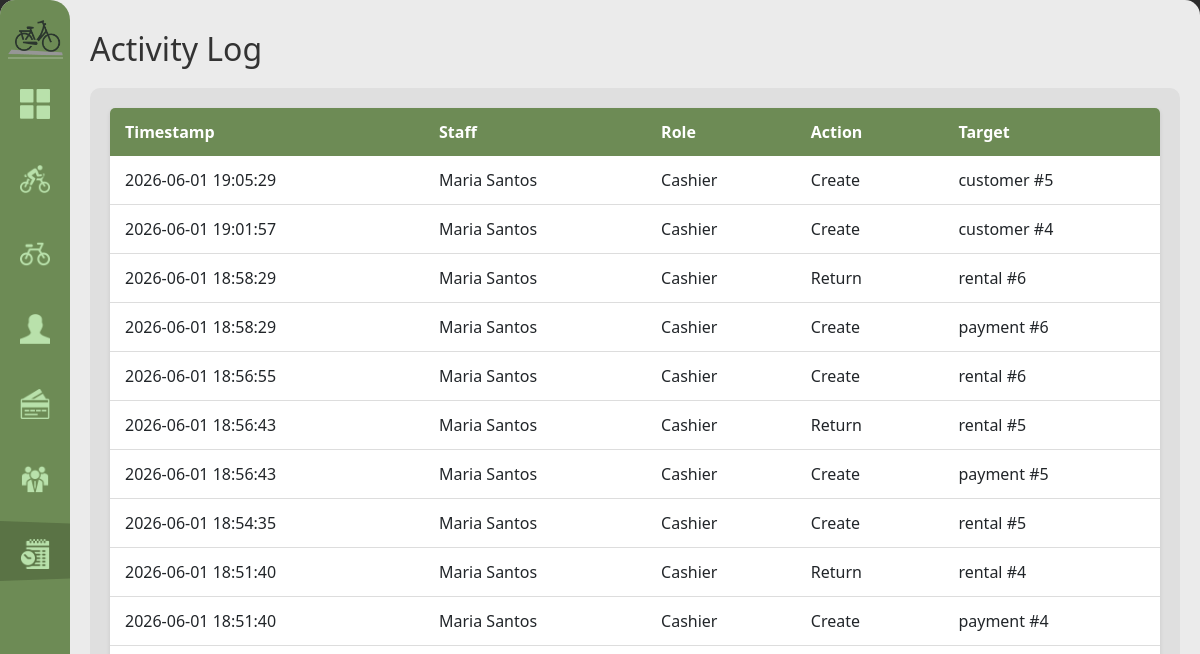
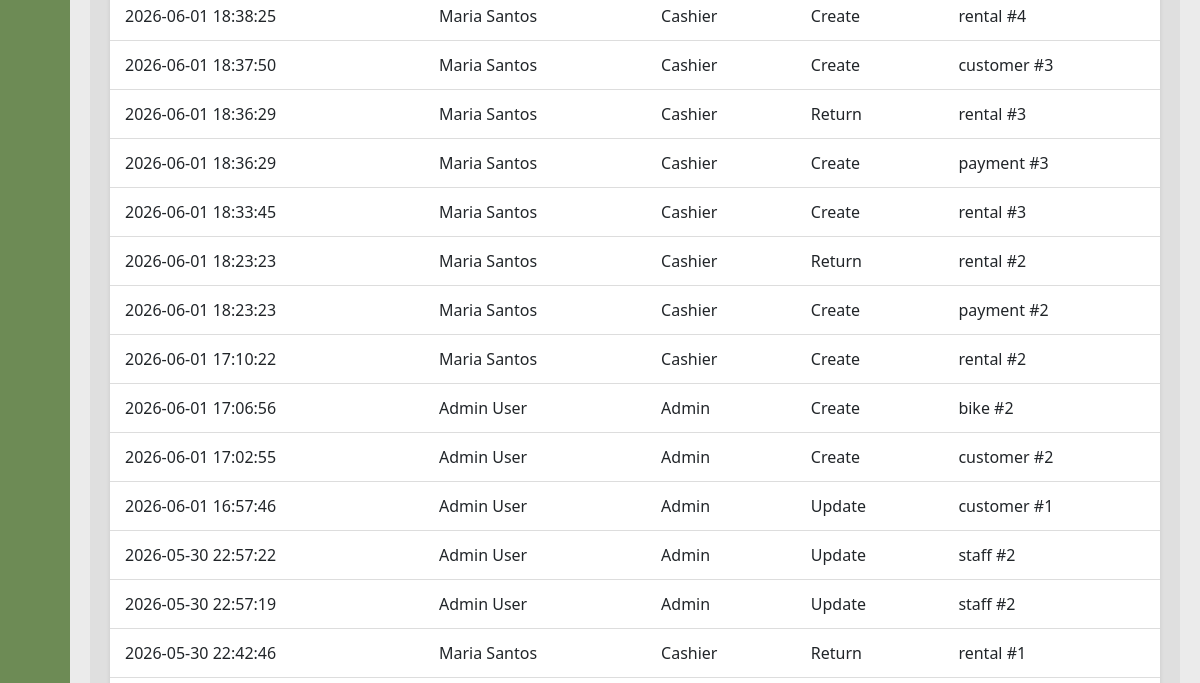
Before: /activity-log (signed in, upper part) with the older database file (2 pictures, top to bottom).
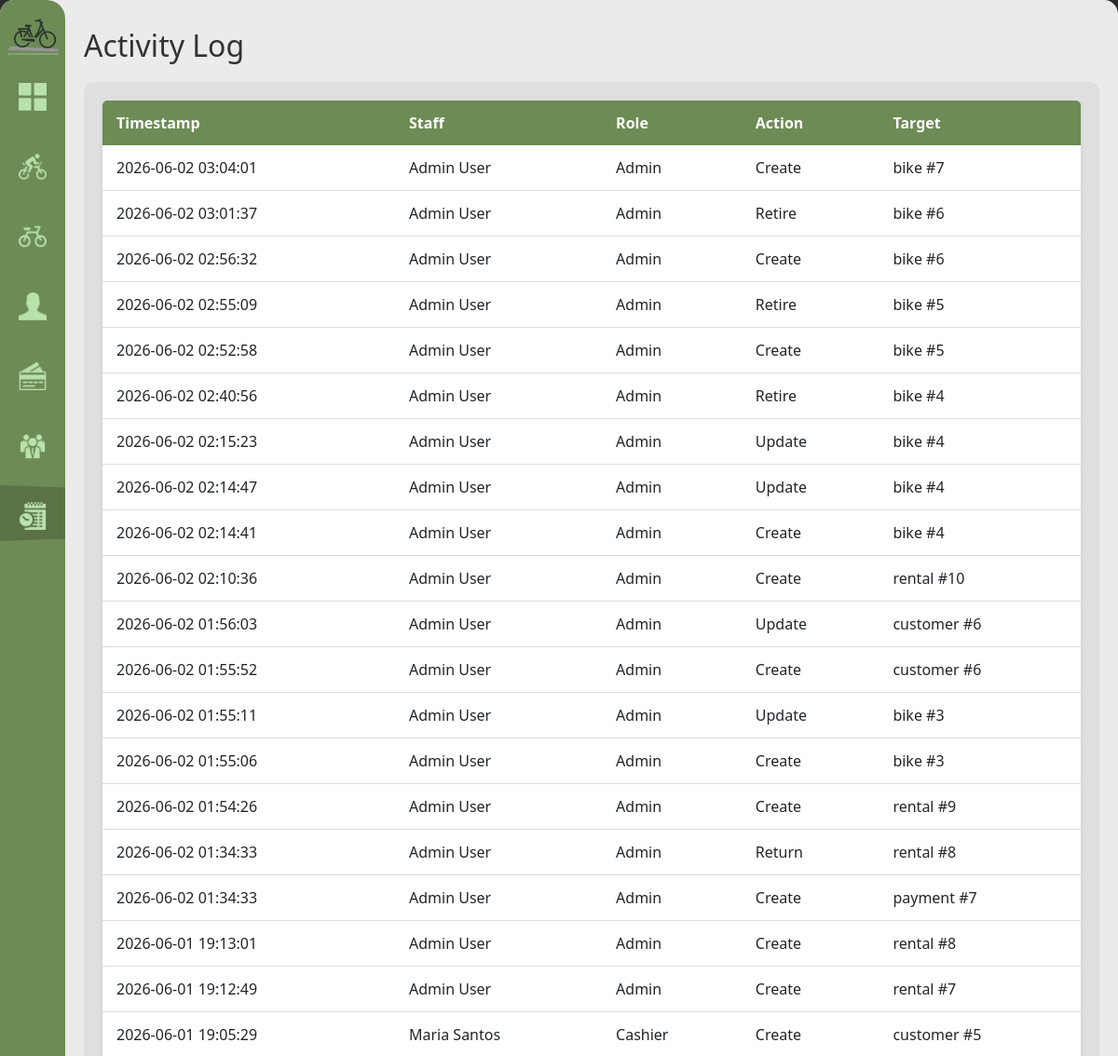
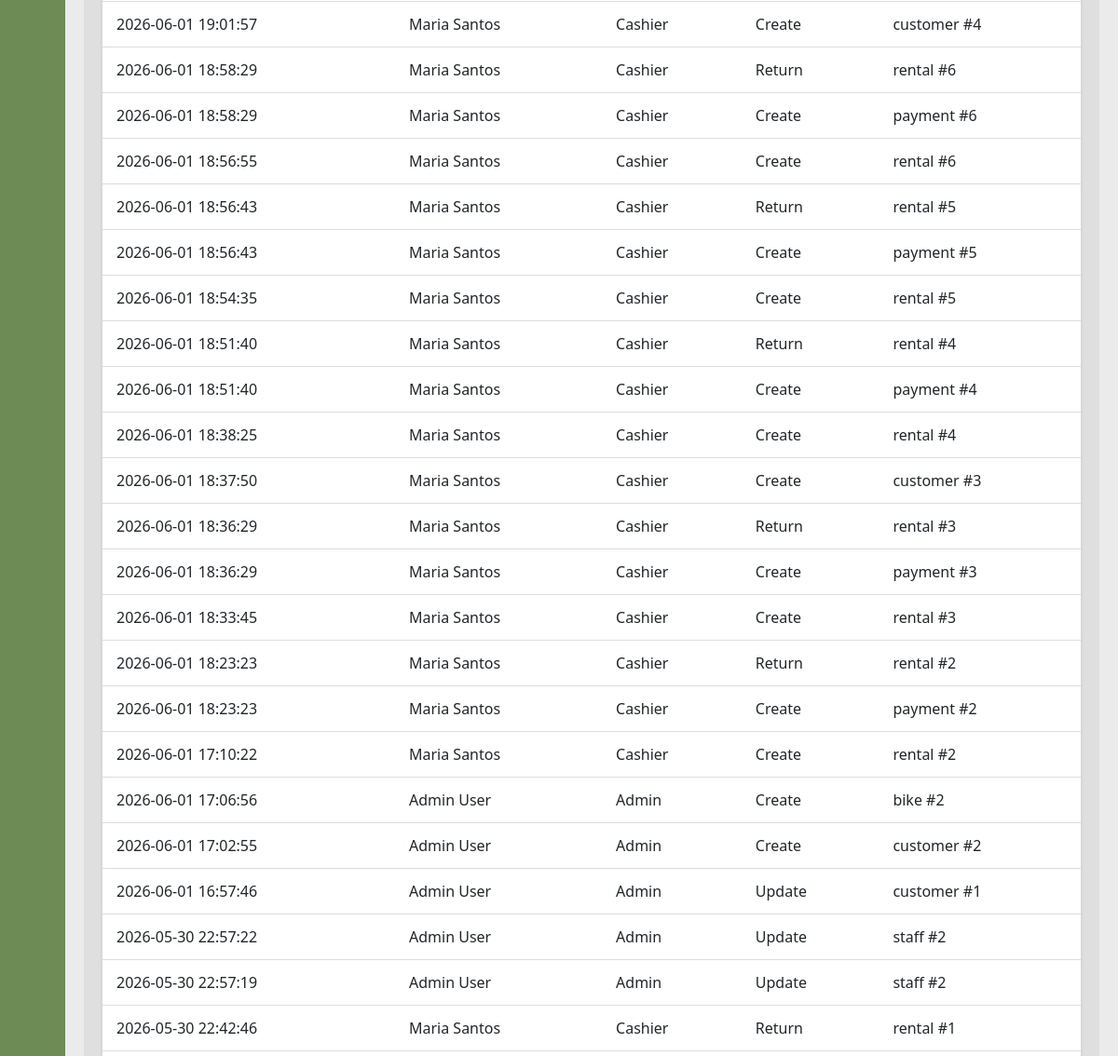
After: the same page with the newer database file (2 pictures, top to bottom).
### tables this page shows
CREATE TABLE activity_log (
            log_id INTEGER PRIMARY KEY AUTOINCREMENT,
            staff_id INTEGER NOT NULL REFERENCES staff(staff_id) ON UPDATE CASCADE ON DELETE RESTRICT,
            timestamp DATETIME NOT NULL DEFAULT(datetime('now','localtime')),
            action TEXT NOT NULL, target_table TEXT, target_id INTEGER
        );

CREATE TABLE staff (
            staff_id INTEGER PRIMARY KEY AUTOINCREMENT,
            username TEXT NOT NULL UNIQUE,
            password_hash TEXT NOT NULL,
            first_name TEXT NOT NULL, last_name TEXT NOT NULL,
            role TEXT NOT NULL CHECK(role IN('admin','cashier')),
            contact_number TEXT NOT NULL,
            status TEXT NOT NULL DEFAULT 'active' CHECK(status IN('active','inactive')),
            created_at DATETIME NOT NULL DEFAULT(datetime('now','localtime'))
        );

### handlers/activity_routes.py (the view)
@activity_bp.route('/activity-log')
@role_required('admin')
def activity_log():
    logs = database.get().get_activity_log()
    return render_template('activity_log.html', logs=logs)

### app.py (called while the page is built)
def get_sidebar_state():
    return request.cookies.get('sidebarState') == 'expanded'

@app.context_processor
def inject_sidebar_state():
    return dict(sidebar_expanded=get_sidebar_state())

@app.context_processor
def inject_current_staff():
    staff = current_staff()
    return dict(current_staff=staff, is_admin=staff and staff.get("role") == "admin")

### modules/auth.py (called while the page is built)
def role_required(*roles):
    def decorator(view):
        @wraps(view)
        def wrapped(*args, **kwargs):
            if not session.get("staff_id"):
                return redirect(url_for("login"))
            if roles and session.get("role") not in roles:
                return redirect(url_for("home"))
            return view(*args, **kwargs)
        return wrapped
    return decorator

def current_staff():
    if not session.get("staff_id"):
        return None
    return {
        "staff_id": session.get("staff_id"),
        "username": session.get("username"),
        "first_name": session.get("first_name"),
        "last_name": session.get("last_name"),
        "role": session.get("role"),
    }

### modules/database.py (called while the page is built)
def get():
    if not db: init()
    return db

### templates/activity_log.html (shortened to what this page needs)
{% extends "base.html" %}
{% block content %}
<h1>Activity Log</h1>
<div class="content-grid">
    <div class="scroll-table-container">
        <table>
            <thead>
                <tr>
                    <th>Timestamp</th>
                    <th>Staff</th>
                    <th>Role</th>
                    <th>Action</th>
                    <th>Target</th>
                </tr>
            </thead>
            <tbody>
            {% for log in logs %}
            <tr>
                <td>{{ log['timestamp'] }}</td>
                <td>{{ log['staff_name'] }}</td>
                <td>{{ log['staff_role'].title() }}</td>
                <td>{{ log['action'].replace('_', ' ').title() }}</td>
                <td>{{ log['target_table'] }}{% if log['target_id'] %} #{{ log['target_id'] }}{% endif %}</td>
            </tr>
            {% endfor %}
            </tbody>
        </table>
    </div>
</div>
{% endblock %}

Changed rows visible on the page:
added activity_log: timestamp "2026-06-02 03:04:01", staff_name "Admin User", staff_role "Admin", action.replace "Create", target_table "bike", target_id "7"
added activity_log: timestamp "2026-06-02 03:01:37", staff_name "Admin User", staff_role "Admin", action.replace "Retire", target_table "bike", target_id "6"
added activity_log: timestamp "2026-06-02 02:56:32", staff_name "Admin User", staff_role "Admin", action.replace "Create", target_table "bike", target_id "6"
added activity_log: timestamp "2026-06-02 02:55:09", staff_name "Admin User", staff_role "Admin", action.replace "Retire", target_table "bike", target_id "5"
added activity_log: timestamp "2026-06-02 02:52:58", staff_name "Admin User", staff_role "Admin", action.replace "Create", target_table "bike", target_id "5"
added activity_log: timestamp "2026-06-02 02:40:56", staff_name "Admin User", staff_role "Admin", action.replace "Retire", target_table "bike", target_id "4"
added activity_log: timestamp "2026-06-02 02:15:23", staff_name "Admin User", staff_role "Admin", action.replace "Update", target_table "bike", target_id "4"
added activity_log: timestamp "2026-06-02 02:14:47", staff_name "Admin User", staff_role "Admin", action.replace "Update", target_table "bike", target_id "4"
added activity_log: timestamp "2026-06-02 02:14:41", staff_name "Admin User", staff_role "Admin", action.replace "Create", target_table "bike", target_id "4"
added activity_log: timestamp "2026-06-02 02:10:36", staff_name "Admin User", staff_role "Admin", action.replace "Create", target_table "rental", target_id "10"
added activity_log: timestamp "2026-06-02 01:56:03", staff_name "Admin User", staff_role "Admin", action.replace "Update", target_table "customer", target_id "6"
added activity_log: timestamp "2026-06-02 01:55:52", staff_name "Admin User", staff_role "Admin", action.replace "Create", target_table "customer", target_id "6"
added activity_log: timestamp "2026-06-02 01:55:11", staff_name "Admin User", staff_role "Admin", action.replace "Update", target_table "bike", target_id "3"
added activity_log: timestamp "2026-06-02 01:55:06", staff_name "Admin User", staff_role "Admin", action.replace "Create", target_table "bike", target_id "3"
added activity_log: timestamp "2026-06-02 01:54:26", staff_name "Admin User", staff_role "Admin", action.replace "Create", target_table "rental", target_id "9"
added activity_log: timestamp "2026-06-02 01:34:33", staff_name "Admin User", staff_role "Admin", action.replace "Return", target_table "rental", target_id "8"
added activity_log: timestamp "2026-06-02 01:34:33", staff_name "Admin User", staff_role "Admin", action.replace "Create", target_table "payment", target_id "7"
added activity_log: timestamp "2026-06-01 19:13:01", staff_name "Admin User", staff_role "Admin", action.replace "Create", target_table "rental", target_id "8"
added activity_log: timestamp "2026-06-01 19:12:49", staff_name "Admin User", staff_role "Admin", action.replace "Create", target_table "rental", target_id "7"
